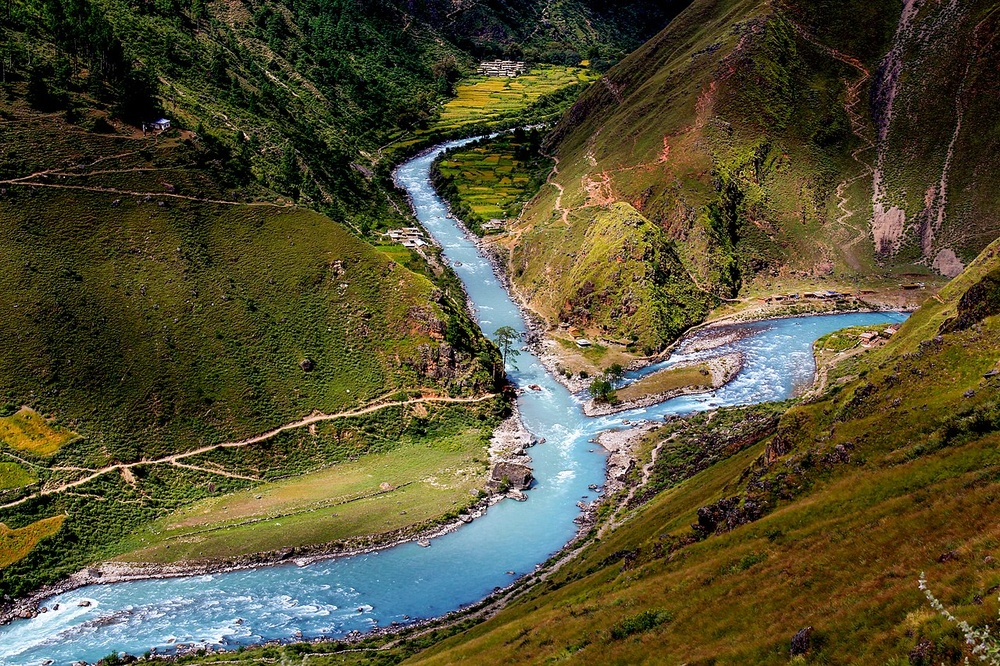
#> input picture pic1.jpg, 1000 x 666 px, shrunk from 1280 x 853 before the run
$ jupyter execute Image_Thresholding.ipynb
#> lines starting #> are read from the running program, lines starting #| are printed output that depends on the picture; after the words box and inside, x2 and y2 are one past the last pixel; in counts of white or black regions, pixels touching at a corner belong together
[cell 1]
# Python program to illustrate
# simple thresholding type on an image

# organizing imports
import cv2
import numpy as np

# path to input image is specified and
# image is loaded with imread command
image1 = cv2.imread('pic1.jpg')
#> image1 is the input picture: shape (666, 1000, 3); mean B, G, R 52, 79.2, 83.9

# cv2.cvtColor is applied over the
# image input with applied parameters
# to convert the image in grayscale
img = cv2.cvtColor(image1, cv2.COLOR_BGR2GRAY)
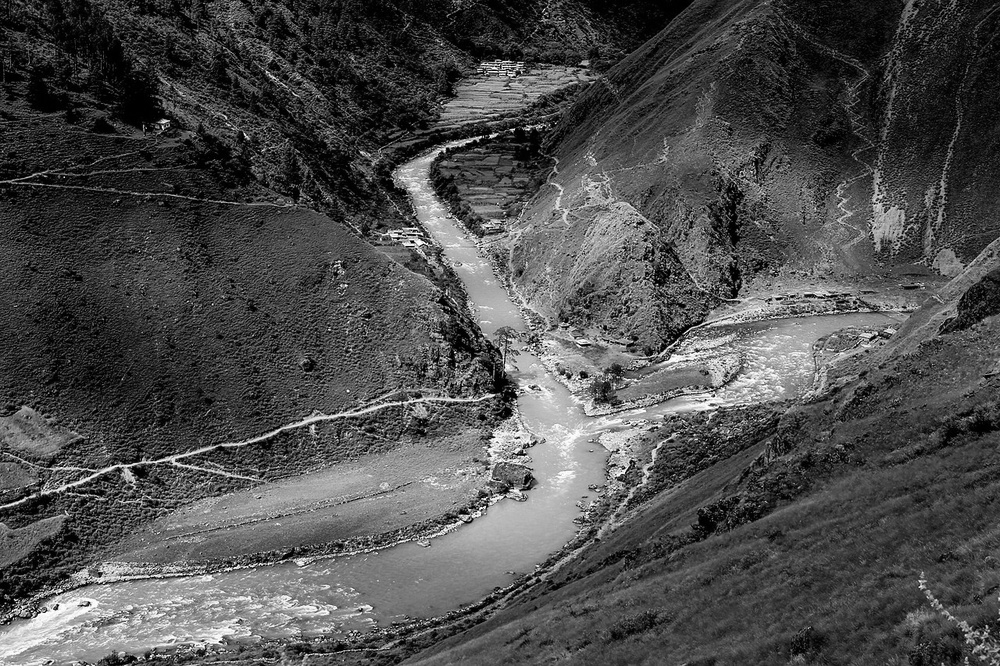
#> img: shape (666, 1000); min 0, max 255, mean 77.5

# applying different thresholding
# techniques on the input image
# all pixels value above 120 will
# be set to 255
ret, thresh1 = cv2.threshold(img, 120, 255, cv2.THRESH_BINARY)
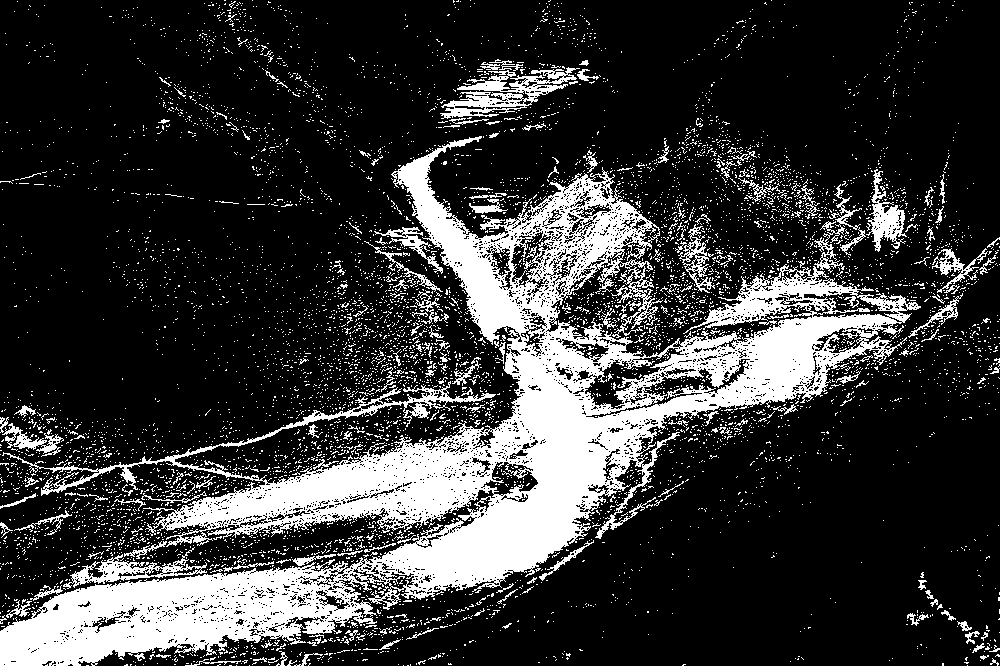
#> thresh1: shape (666, 1000); 21.6% white; 7294 white regions (7089 under 20 px), largest, box (x1, y1, x2, y2) and area: (0, 136, 921, 666) 108104, (440, 67, 580, 119) 2626, (63, 547, 207, 589) 1527
ret, thresh2 = cv2.threshold(img, 120, 255, cv2.THRESH_BINARY_INV)
ret, thresh3 = cv2.threshold(img, 120, 255, cv2.THRESH_TRUNC)
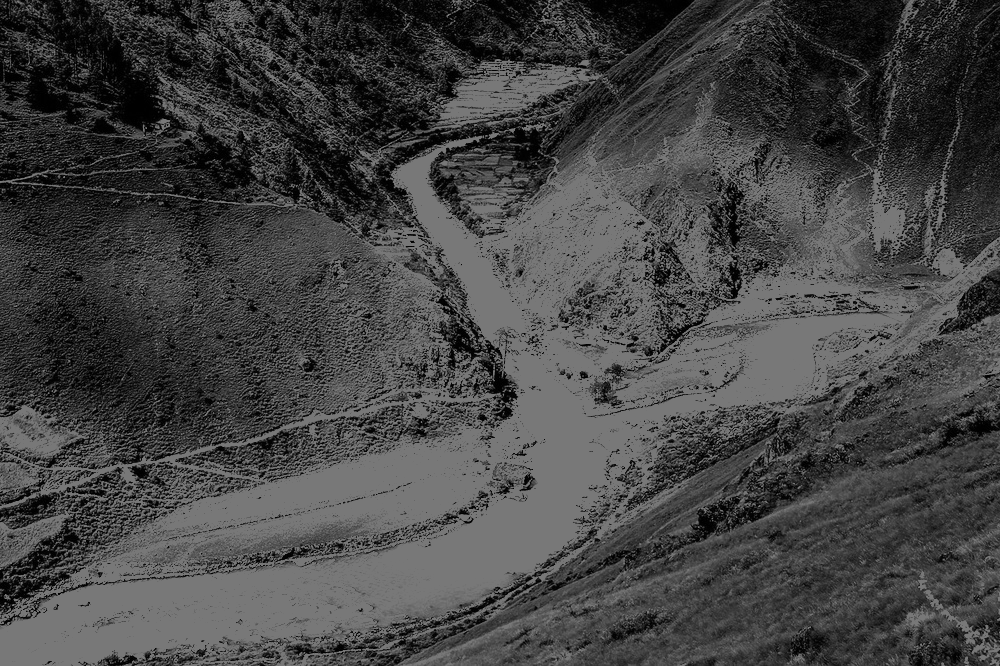
#> thresh3: shape (666, 1000); min 0, max 120, mean 68.5
ret, thresh4 = cv2.threshold(img, 120, 255, cv2.THRESH_TOZERO)
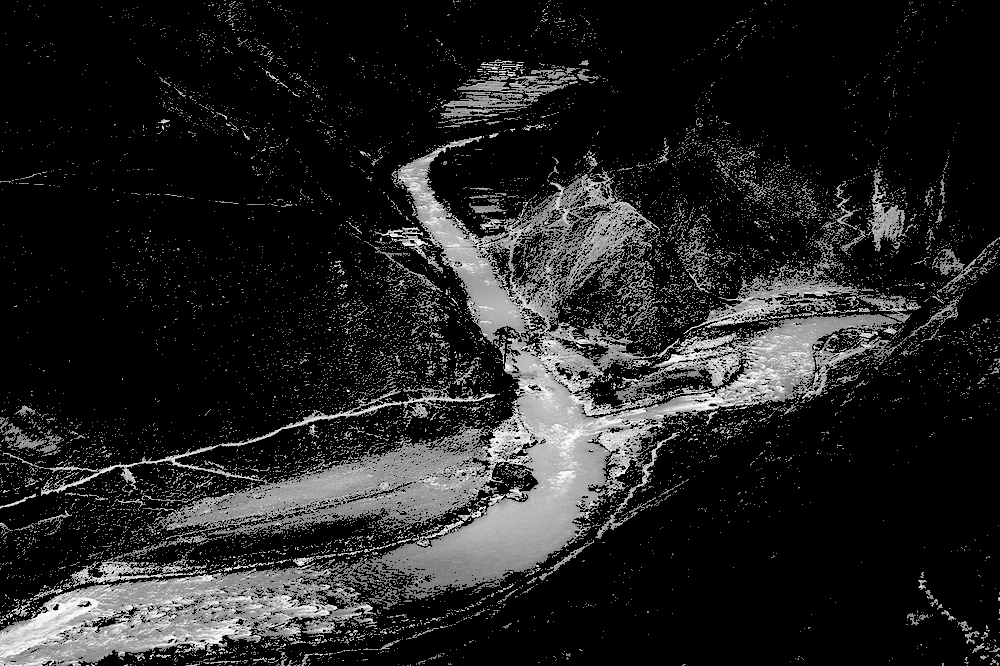
#> thresh4: shape (666, 1000); min 0, max 255, mean 34.9
ret, thresh5 = cv2.threshold(img, 120, 255, cv2.THRESH_TOZERO_INV)
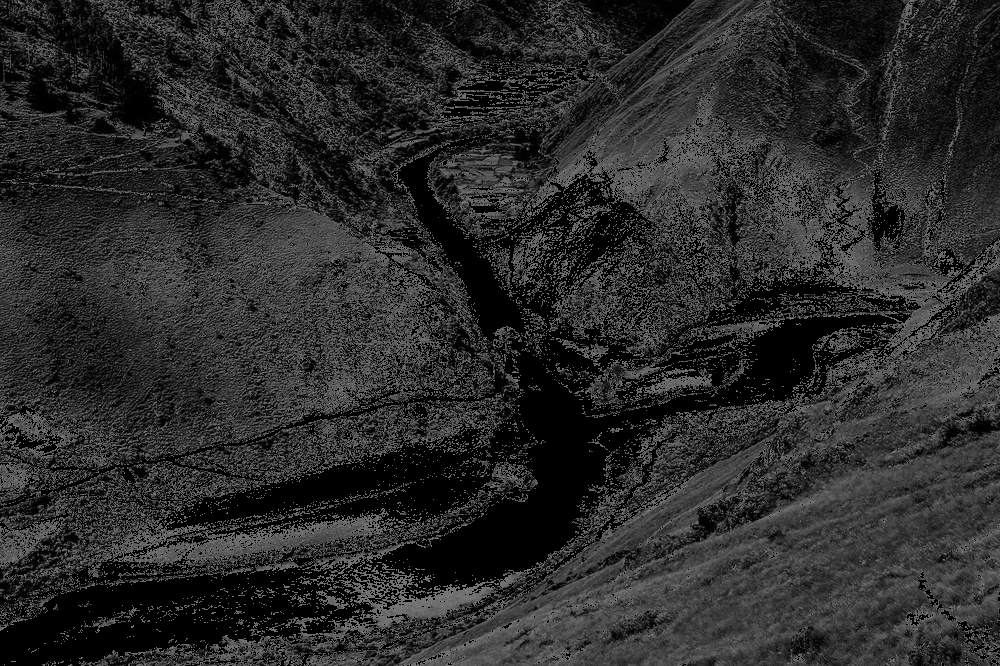
#> thresh5: shape (666, 1000); min 0, max 120, mean 42.6

# the window showing output images
# with the corresponding thresholding
# techniques applied to the input images
cv2.imshow('Binary Threshold', thresh1)
cv2.imshow('Binary Threshold Inverted', thresh2)
cv2.imshow('Truncated Threshold', thresh3)
cv2.imshow('Set to 0', thresh4)
cv2.imshow('Set to 0 Inverted', thresh5)

# De-allocate any associated memory usage
if cv2.waitKey(0) & 0xff == 27:
#> (key Esc is pressed here)
	cv2.destroyAllWindows()

$ run again, with HEqualizer_image.jpg copied over pic1.jpg
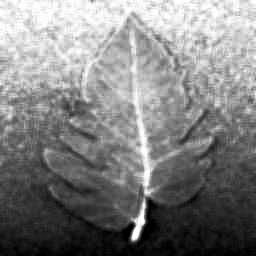
#> input picture HEqualizer_image.jpg, 256 x 256 px
#> image1 is the input picture: shape (256, 256, 3); min 0, max 255, mean 128.9
#> `ret, thresh1 = cv2.threshold(img, 120, 255, cv2.THRESH_BINARY)`:
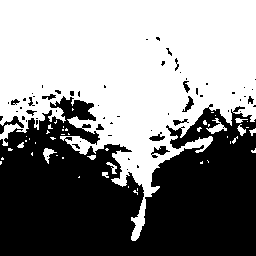
#> thresh1: shape (256, 256); 53.4% white; 63 black regions (49 under 20 px), largest, box (x1, y1, x2, y2) and area: (0, 96, 256, 256) 29611, (0, 116, 24, 134) 126, (151, 146, 170, 158) 104
#> `ret, thresh5 = cv2.threshold(img, 120, 255, cv2.THRESH_TOZERO_INV)`:
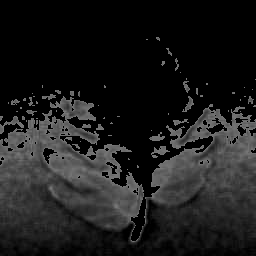
#> thresh5: shape (256, 256); min 0, max 120, mean 28
